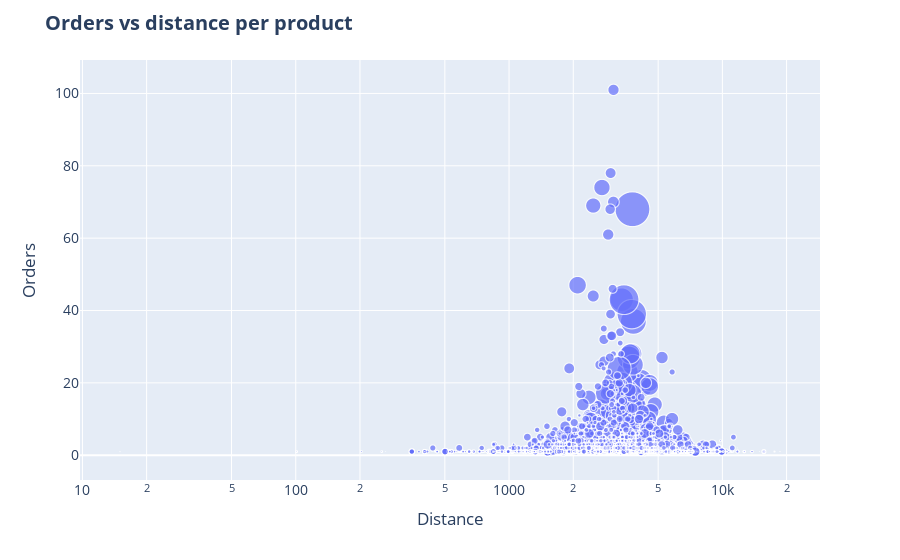

Notebook code cell kept with this figure:
### Markdown cell above
## Ploteo

### Code cell
log_x = True
log_y = False
title = 'Orders vs distance per product'

# Draw plot
fig = px.scatter(producto_df, 
                 x="dist",
                 y="order",
                 log_x=log_x,
                 log_y=log_y,
                 size='total',
                 size_max=35,
                 hover_data=['producto']
                )

# Set tile
fig.update_layout(
    title=f'<b>{title}</b>',
    font=dict(
        size=16,
    )
)

# Set axis
fig.update_layout(
    xaxis_title="Distance",
    yaxis_title="Orders",
    font=dict(
        size=14,
    )
)

fig.show()
fig.write_image(get_imgpath(title))

### Figure 1 — Plotly figure (JSON) as saved in the notebook; plotly's stock layout.template omitted (floating-point values rounded to 4 significant figures; data arrays with more than 128 entries replaced by an {"elided": "..."} marker saying what was removed)
{"data": [{"customdata": {"elided": "6509x1 str values"}, "hovertemplate": "dist=%{x}<br>order=%{y}<br>total=%{marker.size}<br>producto=%{customdata[0]}<extra></extra>", "legendgroup": "", "marker": {"color": "#636efa", "size": {"elided": "6509 float values"}, "sizemode": "area", "sizeref": 0.5747, "symbol": "circle"}, "mode": "markers", "name": "", "showlegend": false, "type": "scattergl", "x": {"elided": "6509 float values"}, "xaxis": "x", "y": {"elided": "6509 int values"}, "yaxis": "y"}], "layout": {"font": {"size": 14}, "legend": {"itemsizing": "constant", "tracegroupgap": 0}, "margin": {"t": 60}, "title": {"text": "<b>Orders vs distance per product</b>"}, "xaxis": {"anchor": "y", "domain": [0, 1], "title": {"text": "Distance"}, "type": "log"}, "yaxis": {"anchor": "x", "domain": [0, 1], "title": {"text": "Orders"}}}}
